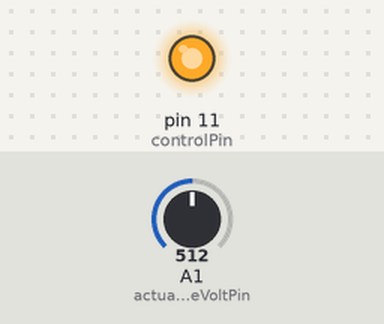
The sketch below on a simulated Arduino Uno, built with avr-gcc and run on an emulated ATmega328P. On the bench: output pins drawn as LEDs (lit = HIGH). Inputs (shaded band) come from the test bench; at power-on: A1 (actualValueVoltPin) = 512.

Above: at 0.1 s.
Timing chart, 0 to 1.6 s (numbered marks = the images above):
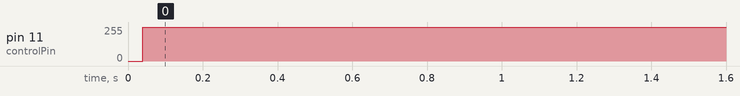

Measured:
- by itself, pin 11 (controlPin): 0/255 → 254/255 at 0.04 s

The sketch:

analog_light_regulation.ino
```cpp
#if ARDUINO < 100
#include <WProgram.h>                          // Add other libraries on demand as requested
#else
#include <Arduino.h>                               // Needed when working with libraries
#endif
#include <stdio.h>
/***  Declare constants and variables for the adjustable voltage regulator  ***/
const byte actualValueVoltPin          =  A1;       // Measure regulated voltage
const byte controlPin                  =  11;       // PWM for output voltage control
/***  Declare constants and variables for analog input measurement  ***/
const unsigned long refVolt            =  5000;     // Reference voltage default 5V (5000mV) to analog converter; change to 3300 if 3,3V


/////////////ADJUST VOLTAGE SETPOINT HERE///////////////////
const unsigned int outputVoltSetPoint  =  7000;     // Adjust output voltage (Set 0000 to 5000 in mV, depending on voltage divider)

///////////////////////////////////////////////////////////////////////////////////////////////////

unsigned int actualValueVolt           = 0;         // Initialize measured output voltage with 0mV to start with/***  Declare constants and variables for resistor voltage diviver at the analog input   ***/
byte PWMValue =  0;

void setup() {
  pinMode(controlPin, OUTPUT);                      // Pin to control the output voltage
  digitalWrite(controlPin,HIGH);
}

void loop() {                                    // Function Loop
  actualValueVolt = ((refVolt * 1000) / 1023) * (analogRead(actualValueVoltPin)) / 1000;
  /***  Output voltage regulation  ***/
  if((actualValueVolt < outputVoltSetPoint)&&(PWMValue<255))  // Switch on MOSFET while increasing HIGH time of Digital Pin 6
    analogWrite(controlPin,PWMValue++);
  if((actualValueVolt > outputVoltSetPoint)&&(PWMValue>0))
    analogWrite(controlPin,PWMValue--);
}
```
